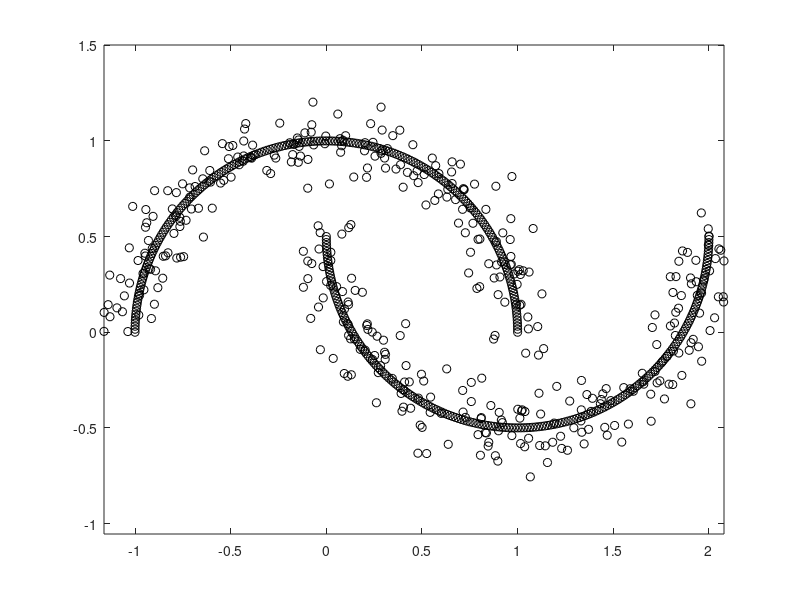

This figure's MATLAB source:
clc,clear

% model_class = 1;
% dim = 10;
% % 期望值
% mu = zeros(model_class,dim);
% % 协方差阵
% sigma(:, :, 1) = 0.02*diag(ones(dim,1));
% 
% num = [20];
% data = generate_data_GMM(dim, model_class, mu, sigma, num);
% 
% % 提出每组数据
% data1 = data((data(:,dim+1) == 1), (1:dim));
% for i = 1:dim-1
%         x_((i-1)*num+1:i*num) = data1(:, i);
%         y_((i-1)*num+1:i*num) = data1(:, i+1);
% end


aplha=0:pi/200:pi;
r=1;
x=r*cos(aplha);
y=r*sin(aplha);
x_=randn(size(x))./10+x;
y_=randn(size(y))./10+y;


aplha2=pi:pi/200:2*pi;
x2=1+r*cos(aplha2);
y2=0.5+r*sin(aplha2);

x2_=randn(size(x2))./10+x2;
y2_=randn(size(y2))./10+y2;



plot(x,y,'ko');
axis equal
hold on

plot(x_,y_,'ko');
hold on
plot(x2,y2,'ko');
hold on

plot(x2_,y2_,'ko');


% x=0:0.05:2*pi;
% 
% c=cos(x);
% 
% s=sin(x);
% 
% ss=s(find(s.*(x>=0&x<=3)));
% 
% cc=c(find(c.*(x>=1.5&x<=4.5)));
% 
% xc=x(find(x.*(x>=1.5&x<=4.5)));
% 
% xs=x(find(x.*(x>=0&x<=3)));
% 
% % s1=randn(size(ss))./10+ss;
% % 
% % c1=randn(size(cc))./10+cc;
% 
% plot(xc,cc,'ro');
% 
% hold on
% 
% plot(xs,ss,'bd');
% % axis equal